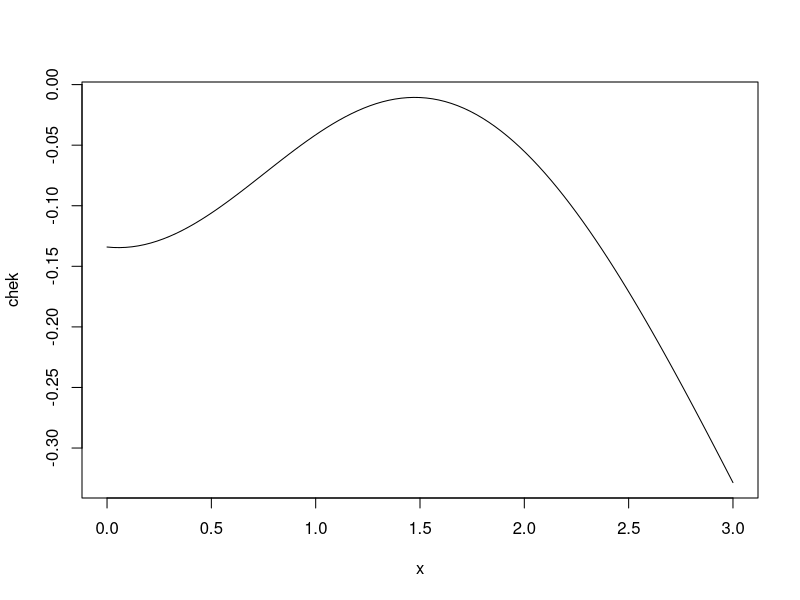

Generate this figure with R:
library(stats)
options(digits = 6)
x<-(-1.4963)
delta<-(0.0104)
beta<-1
mu<-0
N<-120

    m<-matrix(0,2,2)
    m[1,1]<-(beta^2*((((delta^2/(1/(1+exp(-x))^2*(1-1/(1+exp(-x)))^2)+(1-2*1/(1+exp(-x)))^2*delta^4/(4*1/(1+exp(-x))^4*(1-1/(1+exp(-x)))^4)+(1-2*1/(1+exp(-x)))*delta^3/(1/(1+exp(-x))^3*(1-1/(1+exp(-x)))^3))/((delta^2/(1/(1+exp(-x))*(1-1/(1+exp(-x))))+1)^(N/2)-1))^(-1))))+(beta^2*((((delta^2/(1/(1+exp(x))^2*(1-1/(1+exp(x)))^2)+(1-2*1/(1+exp(x)))^2*delta^4/(4*1/(1+exp(x))^4*(1-1/(1+exp(x)))^4)+(1-2*1/(1+exp(x)))*(-delta)^3/(1/(1+exp(x))^3*(1-1/(1+exp(x)))^3))/((delta^2/(1/(1+exp(x))*(1-1/(1+exp(x))))+1)^(N/2)-1))^(-1))))
    
    m[1,2]<-(-beta*((x-mu)*(((delta^2/(1/(1+exp(-x))^2*(1-1/(1+exp(-x)))^2)+(1-2*1/(1+exp(-x)))^2*delta^4/(4*1/(1+exp(-x))^4*(1-1/(1+exp(-x)))^4)+(1-2*1/(1+exp(-x)))*delta^3/(1/(1+exp(-x))^3*(1-1/(1+exp(-x)))^3))/((delta^2/(1/(1+exp(-x))*(1-1/(1+exp(-x))))+1)^(N/2)-1)))^(-1)))+(-beta*((-x-mu)*(((delta^2/(1/(1+exp(x))^2*(1-1/(1+exp(x)))^2)+(1-2*1/(1+exp(x)))^2*delta^4/(4*1/(1+exp(x))^4*(1-1/(1+exp(x)))^4)+(1-2*1/(1+exp(x)))*(-delta)^3/(1/(1+exp(x))^3*(1-1/(1+exp(x)))^3))/((delta^2/(1/(1+exp(x))*(1-1/(1+exp(x))))+1)^(N/2)-1)))^(-1)))
    
    m[2,1]<-m[1,2]
    
    m[2,2]<-(((x-mu)^2*(((delta^2/(1/(1+exp(-x))^2*(1-1/(1+exp(-x)))^2)+(1-2*1/(1+exp(-x)))^2*delta^4/(4*1/(1+exp(-x))^4*(1-1/(1+exp(-x)))^4)+(1-2*1/(1+exp(-x)))*delta^3/(1/(1+exp(-x))^3*(1-1/(1+exp(-x)))^3))/((delta^2/(1/(1+exp(-x))*(1-1/(1+exp(-x))))+1)^(N/2)-1)))^(-1)))+(((-x-mu)^2*(((delta^2/(1/(1+exp(x))^2*(1-1/(1+exp(x)))^2)+(1-2*1/(1+exp(x)))^2*delta^4/(4*1/(1+exp(x))^4*(1-1/(1+exp(x)))^4)+(1-2*1/(1+exp(x)))*(-delta^3)/(1/(1+exp(x))^3*(1-1/(1+exp(-x)))^3))/((delta^2/(1/(1+exp(x))*(1-1/(1+exp(x))))+1)^(N/2)-1)))^(-1)))
    
    r<- solve(m)
    
    chek<-function(t){
      (  r[1,1]*(beta^2*((((delta^2/(1/(1+exp(t))^2*(1-1/(1+exp(t)))^2)+(1-2*1/(1+exp(t)))^2*delta^4/(4*1/(1+exp(t))^4*(1-1/(1+exp(t)))^4)+(1-2*1/(1+exp(t)))*(delta^3)/(1/(1+exp(t))^3*(1-1/(1+exp(t)))^3))/((delta^2/(1/(1+exp(t))*(1-1/(1+exp(t))))+1)^(N/2)-1))^(-1))))+2*r[1,2]*(beta*((t-mu)*(((delta^2/(1/(1+exp(t))^2*(1-1/(1+exp(t)))^2)+(1-2*1/(1+exp(t)))^2*delta^4/(4*1/(1+exp(t))^4*(1-1/(1+exp(t)))^4)+(1-2*1/(1+exp(t)))*delta^3/(1/(1+exp(t))^3*(1-1/(1+exp(t)))^3))/((delta^2/(1/(1+exp(t))*(1-1/(1+exp(t))))+1)^(N/2)-1)))^(-1)))+r[2,2]*(((-t-mu)^2*(((delta^2/(1/(1+exp(t))^2*(1-1/(1+exp(t)))^2)+(1-2*1/(1+exp(t)))^2*delta^4/(4*1/(1+exp(t))^4*(1-1/(1+exp(t)))^4)+(1-2*1/(1+exp(t)))*delta^3/(1/(1+exp(t))^3*(1-1/(1+exp(t)))^3))/((delta^2/(1/(1+exp(t))*(1-1/(1+exp(t))))+1)^(N/2)-1)))^(-1)))-1
           
      )
    }
      
  plot(chek,0,3)
  
  

